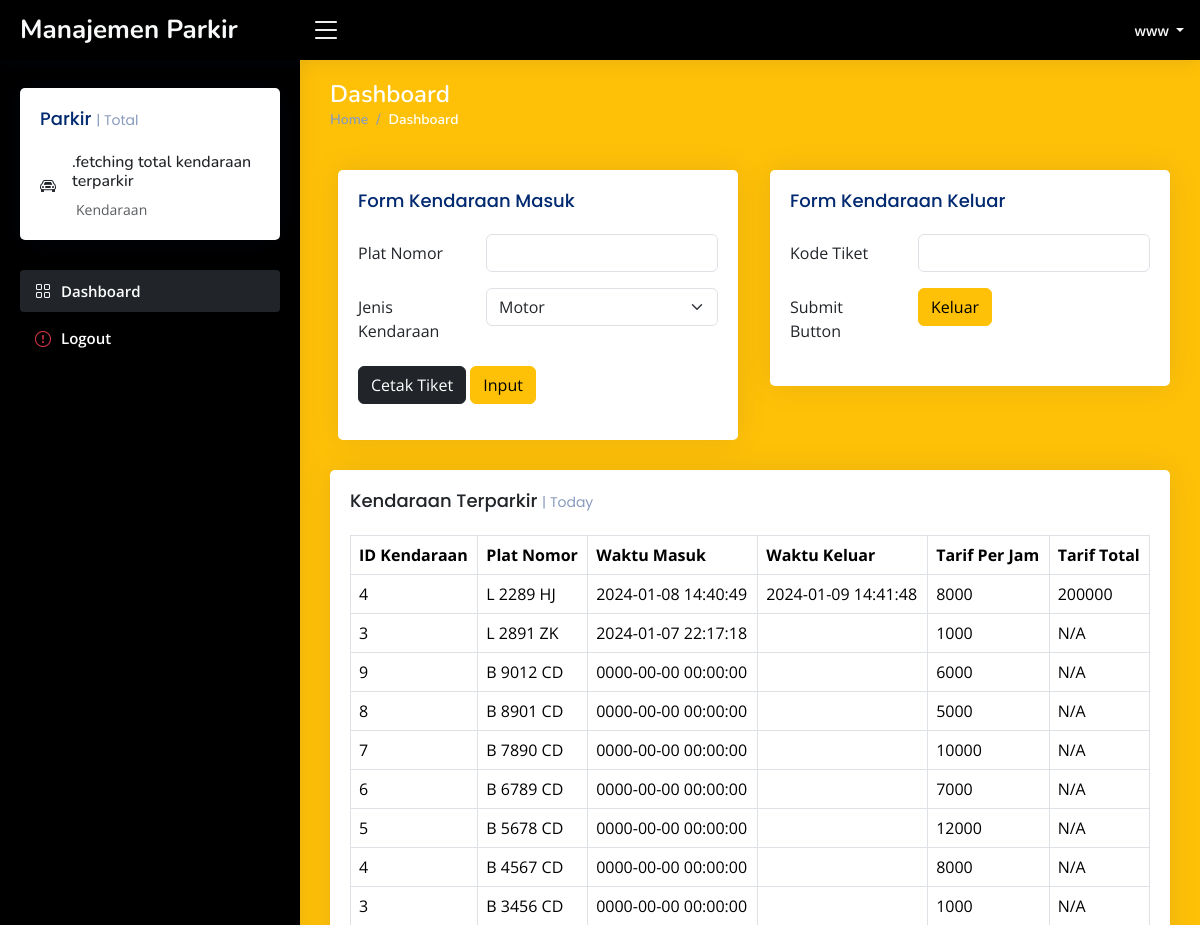
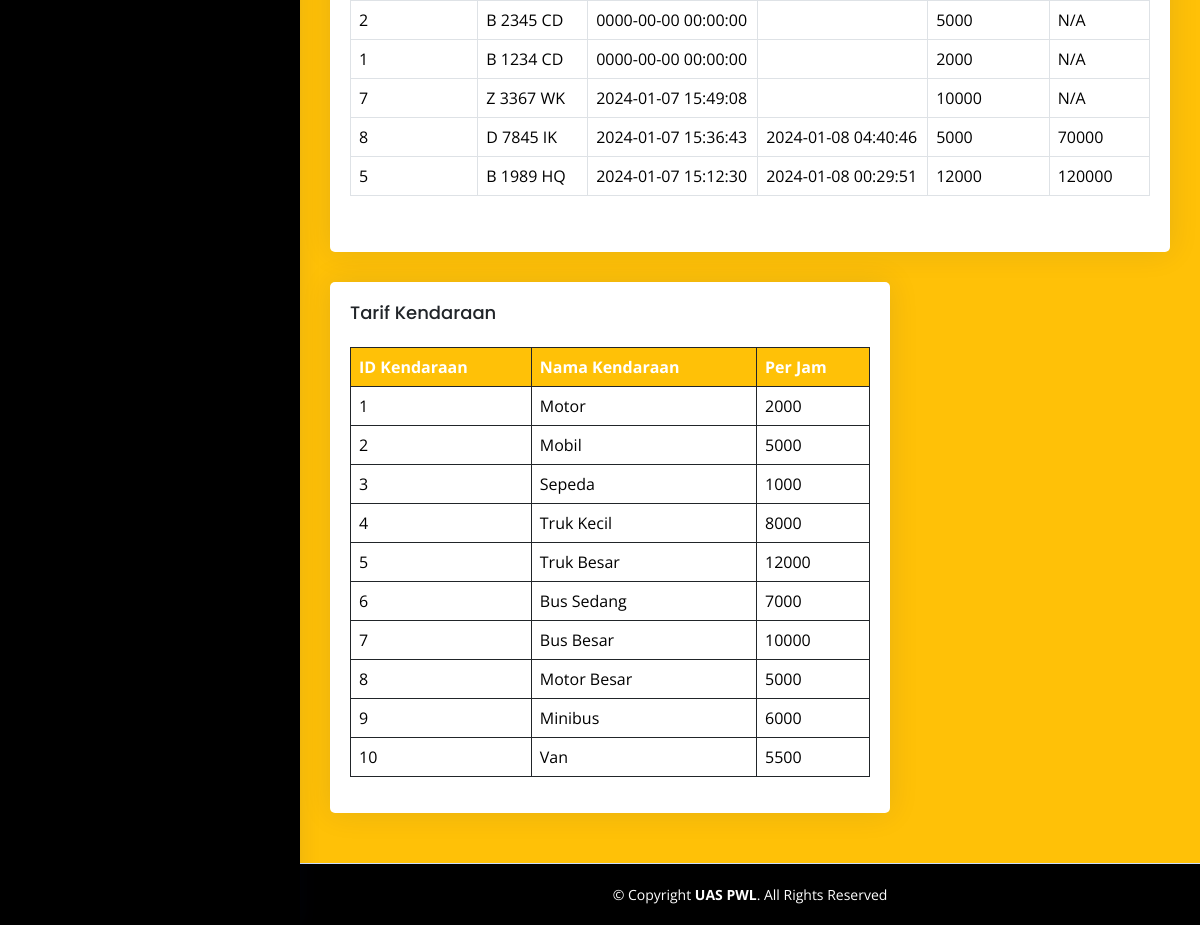
The app's page /homep.php (signed in) with its own data (2 pictures, top to bottom).
### tables this page shows
CREATE TABLE `kendaraan_terparkir` (
  `id_parkir` int(5) NOT NULL,
  `id_kendaraan` int(3) NOT NULL,
  `plat` varchar(20) NOT NULL,
  `waktu_masuk` datetime NOT NULL DEFAULT current_timestamp(),
  `waktu_keluar` datetime DEFAULT NULL,
  `tarif_total` bigint(255) DEFAULT NULL
);

CREATE TABLE `tarif_kendaraan` (
  `id_kendaraan` int(3) NOT NULL,
  `nama_kendaraan` varchar(30) NOT NULL,
  `tarif_per_jam` int(255) NOT NULL
);

### mainfetch.php (called while the page is built, shortened)
<?php
require('conn.php');
$sql_kendaraan_terparkir = "SELECT * FROM kendaraan_Terparkir order BY id_parkir desc";
$result_kendaraan_terparkir = $conn->query($sql_kendaraan_terparkir);
?>

### terparkir.php (the view)
<h5 class="card-title text-dark">
    Kendaraan Terparkir <span>| Today</span>
</h5>
<table class="table table-bordered datatable">
    <thead>
        <tr>
            <th>ID Kendaraan</th>
            <th>Plat Nomor</th>
            <th>Waktu Masuk</th>
            <th>Waktu Keluar</th>
            <th>Tarif Per Jam</th>
            <th>Tarif Total</th>
        </tr>
    </thead>
    <tbody>
        <?php if ($result_kendaraan_terparkir->num_rows > 0) {
            while ($row = $result_kendaraan_terparkir->fetch_assoc()) {
                $startTime = $row["waktu_masuk"];
                $endTime = $row["waktu_keluar"];
                if (!function_exists("calculateTotalPrice")) {
                    function calculateTotalPrice(
                        $startTime,
                        $endTime,
                        $tarifPerJam
                    ) {
                        $diffInHours =
                            (strtotime($endTime) -
                                strtotime($startTime)) /
                            (60 * 60);
                        $totalPrice = ceil($diffInHours) * $tarifPerJam;
                        return $totalPrice;
                    }
                }
                $sql_tarif_kendaraan = "SELECT tarif_per_jam FROM tarif_kendaraan where id_kendaraan = '{$row["id_kendaraan"]}'";
                $result_tarif_kendaraan = $conn->query(
                    $sql_tarif_kendaraan
                );
                if ($result_tarif_kendaraan->num_rows > 0) {
                    $row_tarif = $result_tarif_kendaraan->fetch_assoc();
                    if (isset($row_tarif["tarif_per_jam"])) {
                        $tarifPerJam = $row_tarif["tarif_per_jam"];
                        if ($row["waktu_keluar"] === null) {
                            $totalPrice = "N/A";
                        } else {
                            $totalPrice = calculateTotalPrice($startTime, $endTime, $tarifPerJam);
                            $updateQuery = "UPDATE kendaraan_Terparkir SET tarif_total = '{$totalPrice}' WHERE id_parkir = '{$row["id_parkir"]}'";
                            $conn->query($updateQuery);
                        }
                        echo "<tr>
                        <td>{$row["id_kendaraan"]}</td>
                        <td>{$row["plat"]}</td>
                        <td>{$row["waktu_masuk"]}</td>
                        <td>{$row["waktu_keluar"]}</td>
                        <td>{$tarifPerJam}</td>";
                        if ($totalPrice > 0) {
                            echo "<td>{$totalPrice}</td>";
                        } else {
                            echo "<td>N/A</td>";
                        }
                        echo "</tr>";
                    } else {
                        echo "Error: Tidak dapat mengambil data tarif per jam.";
                    }
                } else {
                    echo "Error: Tidak dapat mengambil data tarif kendaraan.". $conn->error;
                }
            }
        } else {
            echo "Tidak ada kendaraan terparkir.";
        } ?>
    </tbody>
</table>

### tarif.php (shortened to what this page needs)
<div class="col-lg-8">
  <?php
  $sql_tarif_kendaraan = "SELECT * FROM tarif_kendaraan";
  $result_tarif_kendaraan = $conn->query($sql_tarif_kendaraan);
  ?>
  <div class="card">
    <div class="card-body">
      <h5 class="card-title text-dark">Tarif Kendaraan</h5>
      <table class="table table-bordered border-dark">
        <thead>
          <tr>
            <th scope="col" class="bg-warning text-white">ID Kendaraan</th>
            <th scope="col" class="bg-warning text-white">Nama Kendaraan</th>
            <th scope="col" class="bg-warning text-white">Per Jam</th>
          </tr>
        </thead>
        <tbody>
          <?php while ($row = $result_tarif_kendaraan->fetch_assoc()) { ?>
            <tr>
              <td>
                <?php echo $row["id_kendaraan"]; ?>
              </td>
              <td>
                <?php echo $row["nama_kendaraan"]; ?>
              </td>
              <td>
                <?php echo $row["tarif_per_jam"]; ?>
              </td>
            </tr>
          <?php } ?>
        </tbody>
      </table>
    </div>
  </div>
</div>

### assets/css/style.css (style rules this page uses)
:root { scroll-behavior: smooth; }
body { font-family: "Open Sans", sans-serif; background: #f6f9ff; color: #444444; }
h1, h2, h3, h4, h5, h6 { font-family: "Nunito", sans-serif; }
.card { margin-bottom: 30px; border: none; border-radius: 5px; box-shadow: 0px 0 30px rgba(1, 41, 112, 0.1); }
.card-title { padding: 20px 0 15px 0; font-size: 18px; font-weight: 500; color: #012970; font-family: "Poppins", sans-serif; }
.card-title span { color: #899bbd; font-size: 14px; font-weight: 400; }
.card-body { padding: 0 20px 20px 20px; }

### records on screen
kendaraan_terparkir: id_kendaraan "4", plat "L 2289 HJ", waktu_masuk "2024-01-08 14:40:49", waktu_keluar "2024-01-09 14:41:48", id_kendaraan.tarif_per_jam "8000", totalPrice "200000"
kendaraan_terparkir: id_kendaraan "3", plat "L 2891 ZK", waktu_masuk "2024-01-07 22:17:18", id_kendaraan.tarif_per_jam "1000", waktu_keluar "N/A"
kendaraan_terparkir: id_kendaraan "9", plat "B 9012 CD", waktu_masuk "0000-00-00 00:00:00", id_kendaraan.tarif_per_jam "6000", waktu_keluar "N/A"
kendaraan_terparkir: id_kendaraan "8", plat "B 8901 CD", waktu_masuk "0000-00-00 00:00:00", id_kendaraan.tarif_per_jam "5000", waktu_keluar "N/A"
kendaraan_terparkir: id_kendaraan "7", plat "B 7890 CD", waktu_masuk "0000-00-00 00:00:00", id_kendaraan.tarif_per_jam "10000", waktu_keluar "N/A"
kendaraan_terparkir: id_kendaraan "6", plat "B 6789 CD", waktu_masuk "0000-00-00 00:00:00", id_kendaraan.tarif_per_jam "7000", waktu_keluar "N/A"
kendaraan_terparkir: id_kendaraan "5", plat "B 5678 CD", waktu_masuk "0000-00-00 00:00:00", id_kendaraan.tarif_per_jam "12000", waktu_keluar "N/A"
kendaraan_terparkir: id_kendaraan "4", plat "B 4567 CD", waktu_masuk "0000-00-00 00:00:00", id_kendaraan.tarif_per_jam "8000", waktu_keluar "N/A"
kendaraan_terparkir: id_kendaraan "3", plat "B 3456 CD", waktu_masuk "0000-00-00 00:00:00", id_kendaraan.tarif_per_jam "1000", waktu_keluar "N/A"
kendaraan_terparkir: id_kendaraan "2", plat "B 2345 CD", waktu_masuk "0000-00-00 00:00:00", id_kendaraan.tarif_per_jam "5000", waktu_keluar "N/A"
kendaraan_terparkir: id_kendaraan "1", plat "B 1234 CD", waktu_masuk "0000-00-00 00:00:00", id_kendaraan.tarif_per_jam "2000", waktu_keluar "N/A"
kendaraan_terparkir: id_kendaraan "7", plat "Z 3367 WK", waktu_masuk "2024-01-07 15:49:08", id_kendaraan.tarif_per_jam "10000", waktu_keluar "N/A"
kendaraan_terparkir: id_kendaraan "8", plat "D 7845 IK", waktu_masuk "2024-01-07 15:36:43", waktu_keluar "2024-01-08 04:40:46", id_kendaraan.tarif_per_jam "5000", totalPrice "70000"
kendaraan_terparkir: id_kendaraan "5", plat "B 1989 HQ", waktu_masuk "2024-01-07 15:12:30", waktu_keluar "2024-01-08 00:29:51", id_kendaraan.tarif_per_jam "12000", totalPrice "120000"
tarif_kendaraan: id_kendaraan "1", nama_kendaraan "Motor", tarif_per_jam "2000"
tarif_kendaraan: id_kendaraan "2", nama_kendaraan "Mobil", tarif_per_jam "5000"
tarif_kendaraan: id_kendaraan "3", nama_kendaraan "Sepeda", tarif_per_jam "1000"
tarif_kendaraan: id_kendaraan "4", nama_kendaraan "Truk Kecil", tarif_per_jam "8000"
tarif_kendaraan: id_kendaraan "5", nama_kendaraan "Truk Besar", tarif_per_jam "12000"
tarif_kendaraan: id_kendaraan "6", nama_kendaraan "Bus Sedang", tarif_per_jam "7000"
tarif_kendaraan: id_kendaraan "7", nama_kendaraan "Bus Besar", tarif_per_jam "10000"
tarif_kendaraan: id_kendaraan "8", nama_kendaraan "Motor Besar", tarif_per_jam "5000"
tarif_kendaraan: id_kendaraan "9", nama_kendaraan "Minibus", tarif_per_jam "6000"
tarif_kendaraan: id_kendaraan "10", nama_kendaraan "Van", tarif_per_jam "5500"

### other values on screen
form field jkendaraan "Motor"
